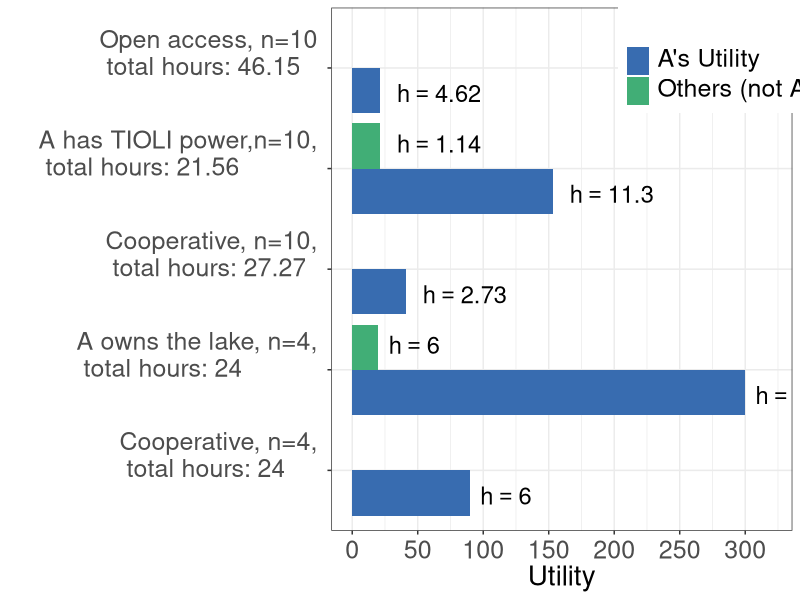
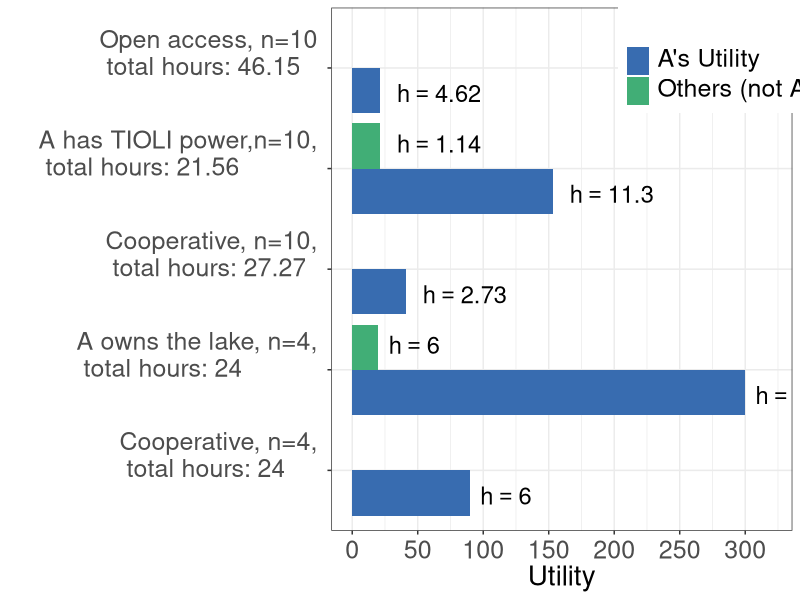

Reproduce these figures in R, in order.
library(tidyverse)

#data for the figure 
x <- c("Nash Equilibrium","TIOLI power" ,"Impartial Spectator10","Impartial Spectator4", "Private Ownership","Nash Equilibrium","TIOLI power" ,"Impartial Spectator10","Impartial Spectator4", "Private Ownership")
y1 <- c(21.3,153.2,40.91,90,300, NA,21.3,NA,NA,20)
y2 <- c(4.62,11.30,2.73,6,6,NA,1.14,NA,NA,6)
y3 <- c("a","a","a","a","a","b","b","b","b","b")

df <- tibble(x, y1, y2, y3)

df$x <- factor(df$x,levels = c("Impartial Spectator4","Private Ownership","Impartial Spectator10","TIOLI power", "Nash Equilibrium"))

labels2 <- c(expression(paste("h" == 4.62)),expression(paste("h"==11.30)),expression(paste("h"==2.73)),expression(paste("h"==6)),expression(paste("h"==6)),NA,expression(paste("h"==1.14)),NA,NA,expression(paste("h"==6)))


#figure 
plot1 <- df %>% 
  ggplot(aes(x = x, y = y1)) +
  geom_bar(aes(group = y3, fill = y3), stat = "identity", position = position_dodge())  +
  scale_y_continuous(breaks = seq(0,300,50),
                     labels = seq(0,300,50),
                     limits = c(0,320)) +
  scale_x_discrete(labels=c("Nash Equilibrium" = expression(paste("Open access, n=10 \n total hours: 46.15")), "TIOLI power" = expression(paste("A has TIOLI power,n=10, \n total hours: 21.56")), "Impartial Spectator10" =expression(paste("Cooperative, n=10, \n total hours: 27.27")),
                            "Impartial Spectator4" = expression(paste("Cooperative, n=4, \n total hours: 24")), "Private Ownership" = expression(paste("A owns the lake, n=4, \n total hours: 24")))) +
  scale_fill_manual(values=c("#386cb0","#41AE76"), 
                    name = "",
                    breaks = c("a","b"), 
                    labels = c(expression(paste("A's Utility")), expression(paste("Others (not A) "))))+
  #xlab("Point in the Edgeworth Box") + 
  theme_bw() +
  ylab("Utility") +
  xlab("") +
  theme(legend.position = c(0.85, 0.9),
        legend.text.align = 0,
        axis.title.y = element_text(size=20),
        axis.title.x = element_text(size = 20),
        axis.text.y = element_text(size = 18),
        #legend.title = element_text(size = 16),
        legend.text = element_text(size = 18),
        legend.title = element_text(size = 18),
        axis.text.x  = element_text(vjust = 0.5, size = 18)) + 
  geom_text(
    aes(x = x, y = y1, label = paste("h ==",y2), group = y3),
    hjust = -0.2, size = 6,
    position = position_dodge(width = 1),
    inherit.aes = TRUE,
    parse = TRUE) +
  coord_flip() 

plot1 



ggsave("coordination_failures/figureC.pdf", plot1, width = 14, height = 7)
